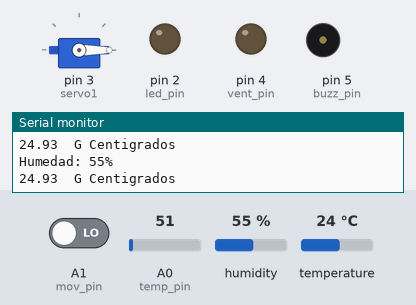
The sketch below on a simulated Arduino Uno, built with avr-gcc and run on an emulated ATmega328P. Shown: servo, output pins drawn as LEDs (lit = HIGH), buzzer (waves = sounding, pin HIGH), the last lines printed to the serial monitor. The test bench sets the inputs (shaded band); at power-on: A0 (temp_pin) = 51, humidity 55 %, A1 (mov_pin) LOW, temperature 24 °C.

Above: at 2.3 s.
2.4 s: A0 (temp_pin) set to 56
At 4.6 s:
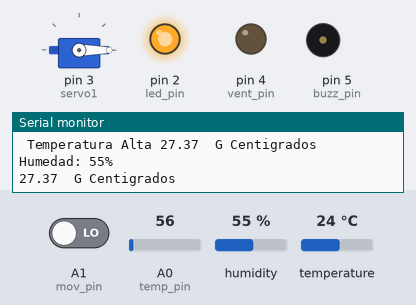
5.5 s: humidity set to 58 %
8.7 s: humidity set to 61 %
At 11.5 s:
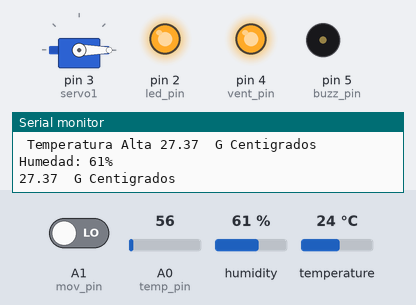
12.1 s: A1 (mov_pin) driven HIGH
At 13.6 s:
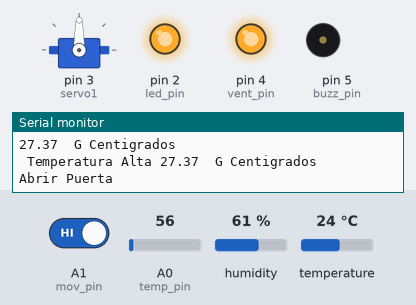
14.8 s: A0 (temp_pin) set to 30
At 20.8 s:
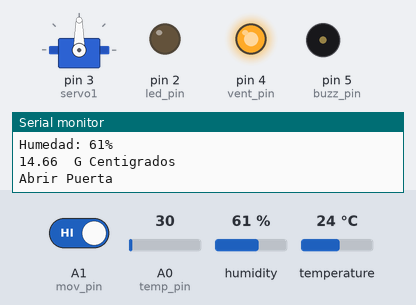
21.4 s: A1 (mov_pin) driven LOW
At 27.9 s:
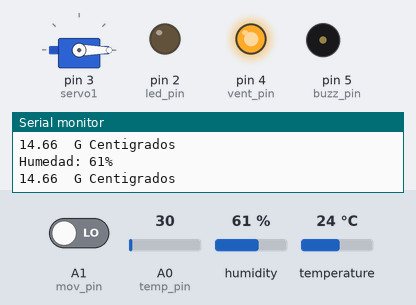
Timing chart, 0 to 29.0 s (numbered marks = the images above; inputs shaded):
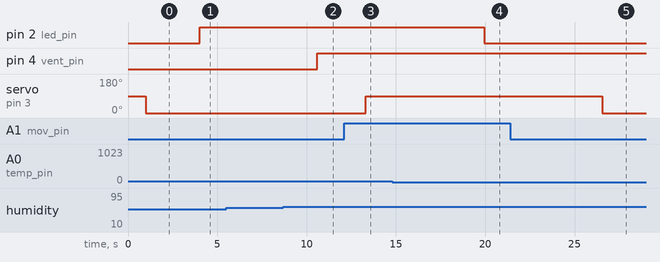

Measured:
- the behaviour switches between 51 and 52 on A0 (temp_pin) (found by bisection; images 0 and 1)
- the behaviour switches between 59 and 60 % on humidity (found by bisection; images 1 and 2)
- after the input at 2.4 s, pin 2 (led_pin): LOW → HIGH after 1.6 s
- after the input at 8.7 s, pin 4 (vent_pin): LOW → HIGH after 1.9 s
- after the input at 12.1 s, servo on pin 3 (servo1): 0° → 90° after 1.2 s
- after the input at 14.8 s, pin 2 (led_pin): HIGH → LOW after 5.1 s
- after the input at 21.4 s, servo on pin 3 (servo1): 90° → 0° after 5.2 s

The sketch:

Proyecto_Electronica.ino
```cpp
#include <DHT.h>
#include <Servo.h>

  int temp_pin  = A0;
  int mov_pin   = A1;
  int hum_pin   = A2;
  int prox_pin  = A3;

  int led_pin     = 2;
  int vent_pin    = 4;
  int buzz_pin    = 5;

  Servo servo1;
  DHT dht (hum_pin, DHT11);

void setup(){

  pinMode(temp_pin, INPUT);
  pinMode(mov_pin, INPUT);
  pinMode(hum_pin, INPUT);
  pinMode(prox_pin, INPUT);

  pinMode(led_pin, OUTPUT);
  pinMode(vent_pin, OUTPUT);
  pinMode(buzz_pin, OUTPUT);

  servo1.attach(3);
  dht.begin();


  Serial.begin(9600);
}


void loop(){

    // Sensor temperatura

        int valor =  analogRead(temp_pin);
        float miliVolt= (valor/1023.0)*5000;
        float celsius = miliVolt/10;

        Serial.print(celsius);
        Serial.print("  G Centigrados \n");
        delay(1000);


        if (celsius>=25){
            Serial.print(" Temperatura Alta ");
            Serial.print(celsius);
            Serial.print("  G Centigrados \n");
            digitalWrite(led_pin, HIGH);
        }
        else{
            digitalWrite(led_pin, LOW);
        }
    //Sensor movimiento

        if (digitalRead(mov_pin) == HIGH){
            servo1.write(90);
            Serial.println("Abrir Puerta");
            delay(5000);
            }
        else{
            servo1.write(0);
            }

    //Sendor Humedad

        int hum = dht.readHumidity();
        Serial.print("Humedad: ");
        Serial.print(hum);
        Serial.print("% \n");
        delay(500);
        if (hum >= 60){
          digitalWrite(vent_pin, HIGH);
          delay(100);
        }

        else{
          digitalWrite(vent_pin, LOW);
          }
}
```
